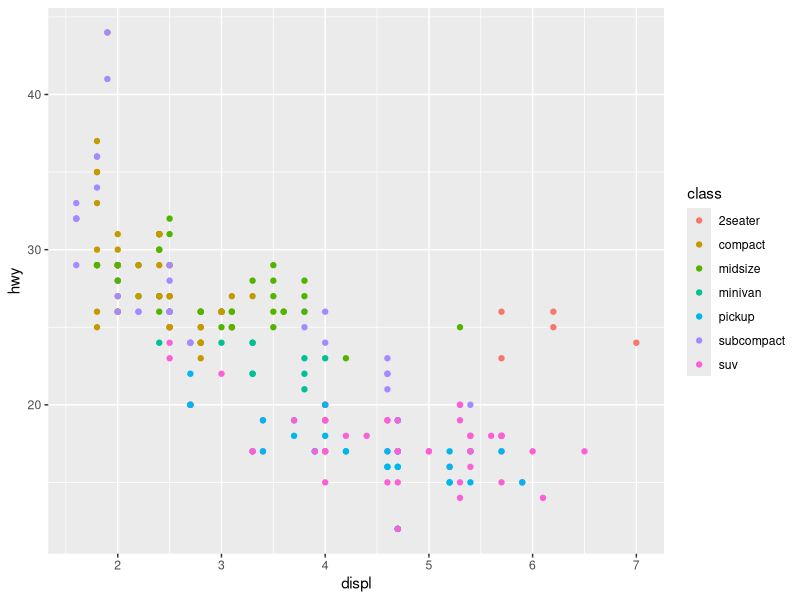
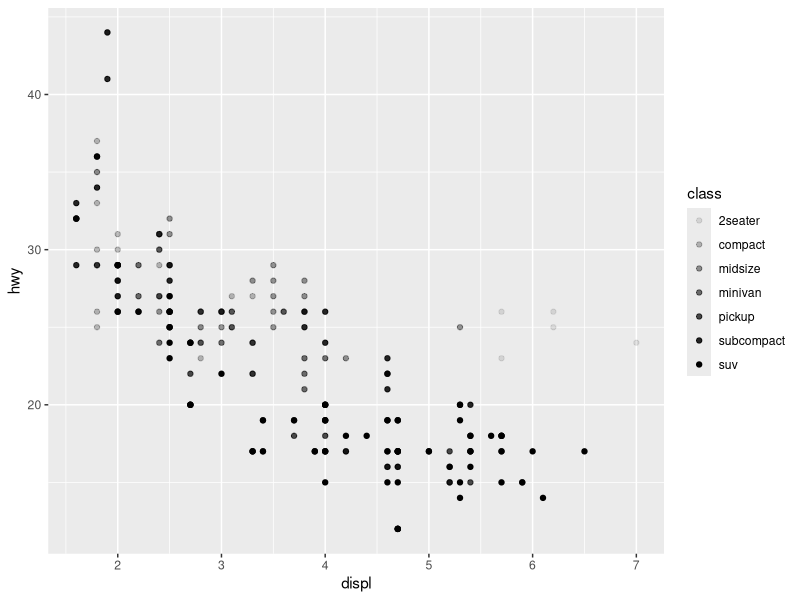
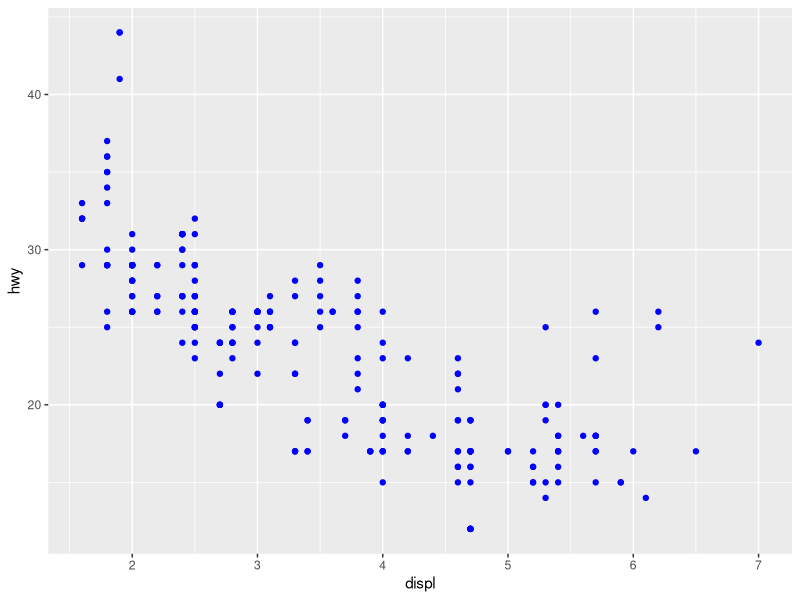
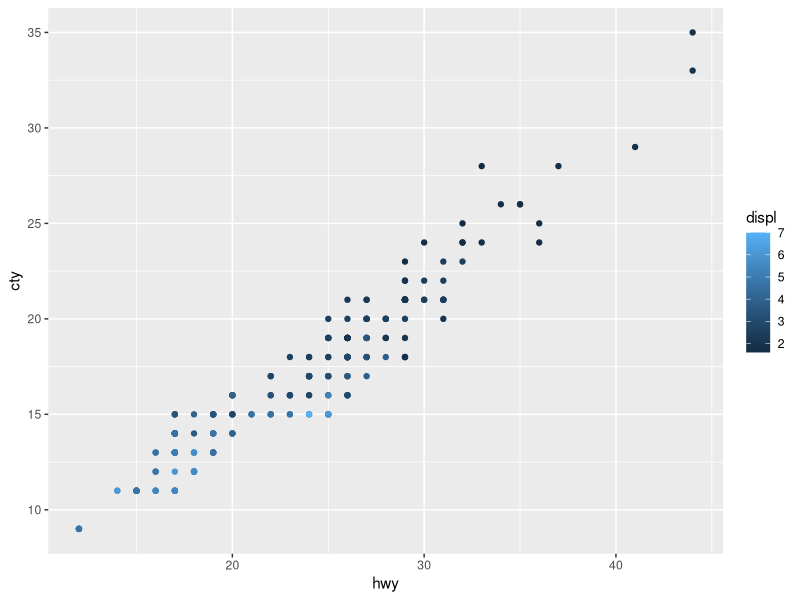
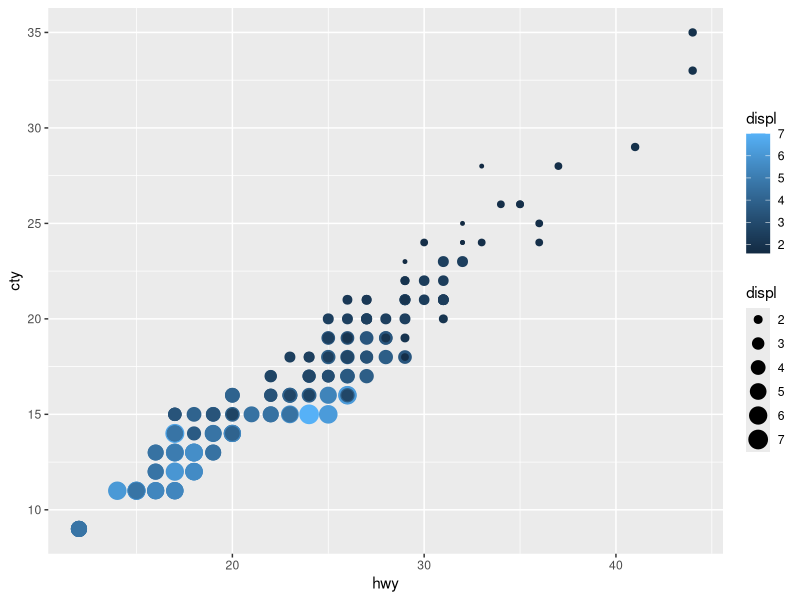
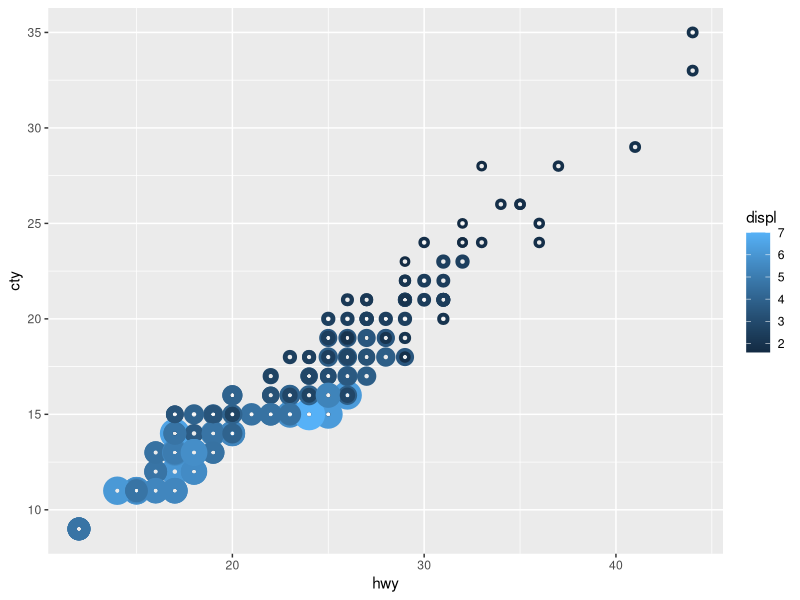
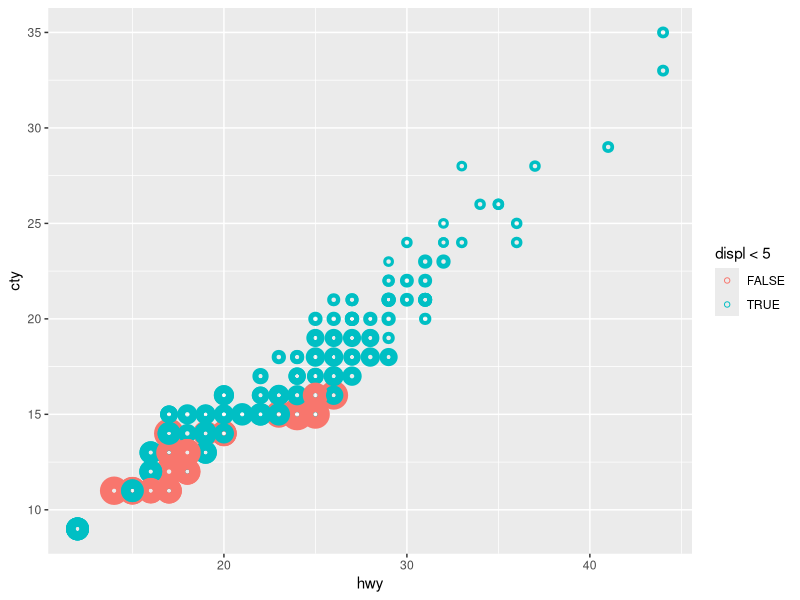

These figures' R source, in order:
library(tidyverse)

# add a variable to the colo(u)r param of aes()
# to split the data into categories
# this is known as scaling
ggplot(data = mpg) + 
  geom_point(mapping = aes(x = displ, y = hwy, colour = class))

#aesthetics define visual properties that you can map 
#to variables to display information about the data
ggplot(data = mpg) + 
  geom_point(mapping = aes(x = displ, y = hwy, alpha = class))

#these can also be set for the whole plot
ggplot(data = mpg) + 
  geom_point(mapping = aes(x = displ, y = hwy), color = "blue")

mpg

?mpg

# 3.3.1 Exercises
# What’s gone wrong with this code? Why are the points not blue?
#   ggplot(data = mpg) + 
#   geom_point(mapping = aes(x = displ, y = hwy, color = "blue"))

    # the colour is set inside aes which maps a variable 'blue' to different colours
# 
# Which variables in mpg are categorical? Which variables are continuous? 
# (Hint: type ?mpg to read the documentation for the dataset).
    # displ is the only strictly continuous
# How can you see this information when you run mpg?
    # mpg displays a tibble with col types under col names. dbl is cont.

#   Map a continuous variable to color, size, and shape. How do these 
# aesthetics behave differently for categorical vs. continuous variables?
    ggplot(mpg) +
      geom_point(aes(x=hwy, y=cty, colour=displ))
    # continuous colour spectrum for cont. variables
   
#   What happens if you map the same variable to multiple aesthetics?
    ggplot(mpg) +
      geom_point(aes(x=hwy, y=cty, colour=displ, size=displ))
    # varies in both aes
    
#   What does the stroke aesthetic do? What shapes does it work with? (Hint: use ?geom_point)
    ggplot(mpg) +
      geom_point(aes(x=hwy, y=cty, stroke=displ, colour=displ), shape=1)
    # changes line thickness
    
# What happens if you map an aesthetic to something other than a variable name,
    # like aes(colour = displ < 5)? Note, you’ll also need to specify x and y.
    ggplot(mpg) +
      geom_point(aes(x=hwy, y=cty, stroke=displ, colour=displ < 5), shape=1)
    # oooh you can pass boolean operators and conditions to aes!! Noice
    
    